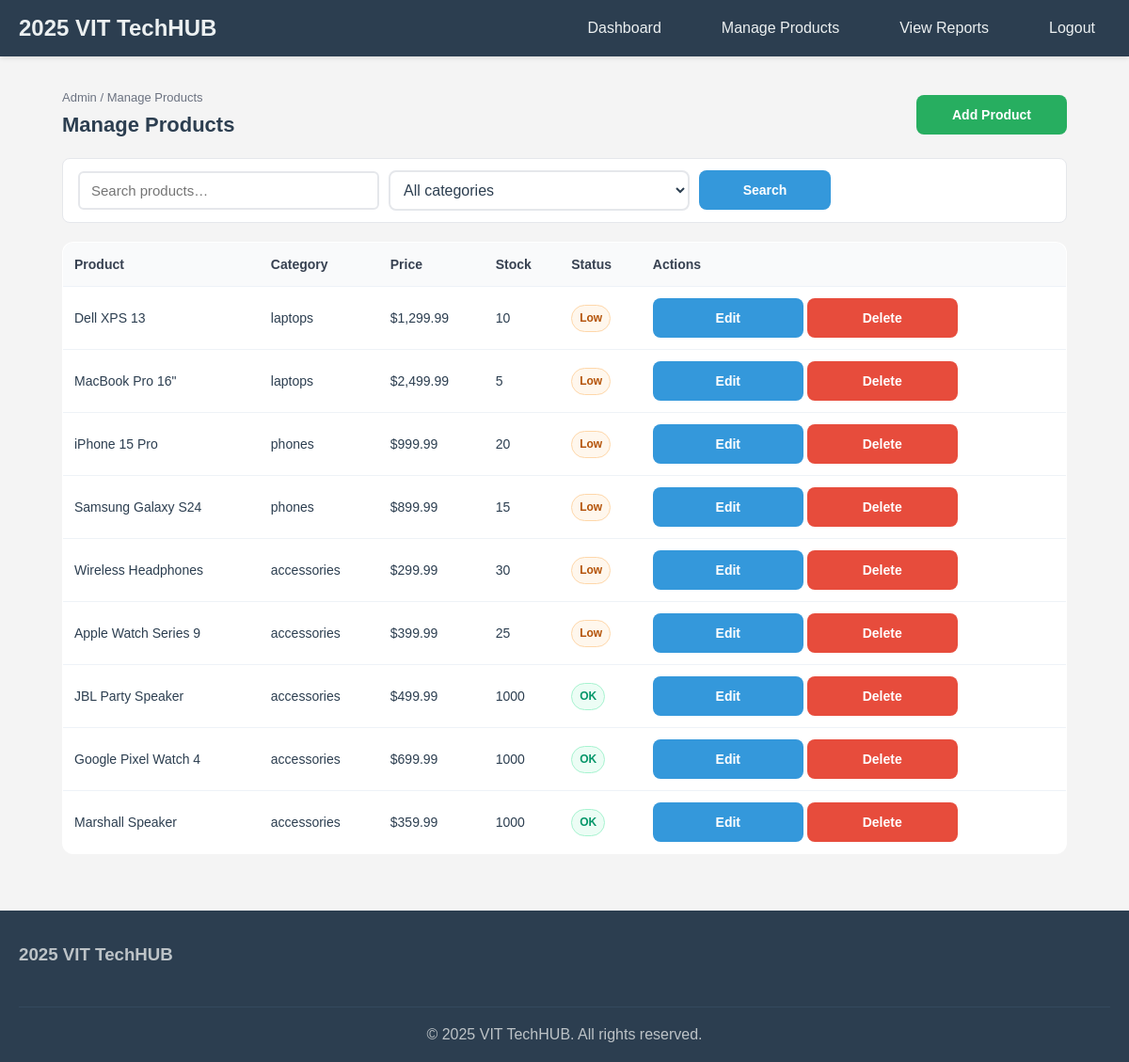
/admin/products.php (signed in), run on the app's committed database.
### tables this page shows
CREATE TABLE products (
  product_id INT AUTO_INCREMENT PRIMARY KEY,
  category_id INT NOT NULL,
  name VARCHAR(150) NOT NULL,
  description TEXT,
  image VARCHAR(255),
  cost DECIMAL(10,2) NOT NULL DEFAULT 0.00,
  quantity INT NOT NULL DEFAULT 0,
  special_features VARCHAR(255),
  created_at TIMESTAMP DEFAULT CURRENT_TIMESTAMP,
  CONSTRAINT fk_products_category FOREIGN KEY (category_id) REFERENCES categories(category_id)
);

CREATE TABLE categories (
  category_id INT AUTO_INCREMENT PRIMARY KEY,
  category_name VARCHAR(100) NOT NULL UNIQUE,
  description TEXT
);

### includes/config.php (called while the page is built)
<?php
return [
  'db_host'    => 'db',
  'db_name'    => 'vit_techhub',
  'db_user'    => 'root',
  'db_pass'    => 'rootpass',
  'db_charset' => 'utf8mb4',
  'base_path'  => '/'
];

### includes/helpers.php (called while the page is built, shortened)
<?php
function h($s): string {
    return htmlspecialchars((string)$s, ENT_QUOTES, 'UTF-8');
}
function base_url(string $path = ''): string {
    $conf = require __DIR__ . '/config.php';
    $base = rtrim($conf['base_path'] ?? '', '/');
    $path = '/' . ltrim($path, '/');
    return $base . $path;
}

### admin/products.php (the view, shortened to what this page needs)
<?php
require_once __DIR__ . '/../includes/db_connect.php';
require_once __DIR__ . '/../includes/helpers.php';
$q        = trim($_GET['q']   ?? '');
$sql = "
    SELECT p.*, c.category_name
    FROM products p
    LEFT JOIN categories c ON p.category_id = c.category_id
    WHERE 1=1
";
$params = [];
$sql .= " ORDER BY p.created_at DESC";
$stmt = $pdo->prepare($sql);
$stmt->execute($params);
$rows = $stmt->fetchAll();
include __DIR__ . '/../includes/admin_header.php';
?>
<section class="admin-wrap">
  <div class="admin-header">
    <div>
      <p class="breadcrumb">Admin / Manage Products</p>
      <h2 class="admin-title">Manage Products</h2>
    </div>
    <a class="btn btn-secondary" href="<?= base_url('/admin/product_edit.php') ?>">Add Product</a>
  </div>
  <div class="toolbar">
    <form method="get" class="flex-row gap-sm">
      <input
        type="text"
        name="q"
        class="search-input"
        placeholder="Search products…"
        value="<?= h($q) ?>"
      >
      <select name="cat" class="select-box">
        <option value="">All categories</option>
      </select>
      <button class="btn-blue" type="submit">Search</button>
    </form>
  </div>
  <?php if (empty($rows)): ?>
    <div class="empty">
      <p><strong>No products found</strong></p>
      <p>Try changing your filters.</p>
      <a class="btn-blue" href="<?= base_url('/admin/products.php') ?>">Go Back</a>
    </div>
  <?php else: ?>
    <table class="table-admin">
      <thead>
        <tr>
          <th>Product</th>
          <th>Category</th>
          <th>Price</th>
          <th>Stock</th>
          <th>Status</th>
          <th class="text-right">Actions</th>
        </tr>
      </thead>
      <tbody>
        <?php foreach ($rows as $p): ?>
          <tr>
            <td><?= h($p['name']) ?></td>
            <td><?= h($p['category_name'] ?? '—') ?></td>
            <td>$<?= h(number_format($p['cost'], 2)) ?></td>
            <td><?= h($p['quantity']) ?></td>
            <td>
              <?php if ((int)$p['quantity'] <= 30): ?>
                <span class="badge badge-amber">Low</span>
              <?php else: ?>
                <span class="badge badge-green">OK</span>
              <?php endif; ?>
            </td>
            <td class="text-right">
              <a
                class="btn-blue btn-small"
                href="<?= base_url('/admin/product_edit.php?id=' . (int)$p['product_id']) ?>"
              >Edit</a>
              <a
                class="btn-small btn-danger"
                href="<?= base_url('/admin/products.php?delete=' . (int)$p['product_id']) ?>"
                onclick="return confirm('Delete this product?')"
              >Delete</a>
            </td>
          </tr>
        <?php endforeach; ?>
      </tbody>
    </table>
  <?php endif; ?>
</section>
<?php
include __DIR__ . '/../includes/footer.php';
?>

### styles.css (style rules this page uses)
* { margin: 0; padding: 0; box-sizing: border-box; }
body { font-family: Arial, sans-serif; line-height: 1.6; color: #2c3e50; background-color: #f4f4f4; }
.btn, .submit-btn, .filter-btn, .add-to-cart, .btn-blue, .btn-main, .btn-danger { display: inline-flex; align-items: center; justify-content: center; border: none; border-radius: 8px; padding: 0 16px; height: 42px; min-width: 160px; font-weight: 600; font-size: 14px; text-decoration: none; cursor: pointer; color: #fff; transition: background .2s ease, transform .08s ease; flex: 0 0 auto; }
.btn-secondary, a.btn-secondary { background-color: #3498db; color: #fff; border: none; height: 42px; min-width: 160px; border-radius: 8px; padding: 0 16px; display: inline-flex; align-items: center; justify-content: center; font-weight: 600; transition: background-color 0.2s ease, transform 0.08s ease; text-decoration: none; }
.admin-header .btn-secondary { background: #27ae60; }
.btn-blue, .filter-btn { background: #3498db; }
.btn-danger { background: #e74c3c; }
.admin-wrap { max-width: 1100px; margin: 24px auto 60px; padding: 0 16px; }
.admin-header { display: flex; justify-content: space-between; align-items: center; gap: 12px; margin-bottom: 18px; }
.admin-title { font-size: 22px; font-weight: 700; margin: 0; }
.breadcrumb { color: #6b7280; font-size: 13px; }
.toolbar { display: flex; flex-wrap: wrap; align-items: center; justify-content: space-between; gap: 10px; margin: 14px 0 20px; background: #fff; padding: 12px 16px; border: 1px solid #e5e7eb; border-radius: 8px; }
.toolbar form { display: flex; flex-wrap: wrap; align-items: center; gap: 10px; flex: 1 1 100%; }
.search-input, .select-box { padding: 10px 12px; border: 2px solid #e5e7eb; border-radius: 6px; font-size: 15px; flex: 1 1 auto; min-width: 220px; max-width: 320px; background: #fff; color: #2c3e50; transition: border-color 0.2s ease; }
.toolbar button, .toolbar .btn-blue { height: 42px; min-width: 140px; }
.table-admin { width: 100%; border-collapse: collapse; background: #fff; border: 1px solid #e5e7eb; border-radius: 12px; overflow: hidden; }
.table-admin th, .table-admin td { padding: 12px; border-bottom: 1px solid #eef2f7; font-size: 14px; }
.table-admin th { text-align: left; background: #f9fafb; color: #374151; font-weight: 600; }
.badge { display: inline-block; padding: 4px 8px; border-radius: 999px; font-size: 12px; font-weight: 600; }
.badge-green { background: #ecfdf5; color: #059669; border: 1px solid #a7f3d0; }
.badge-amber { background: #fff7ed; color: #b45309; border: 1px solid #fed7aa; }
.input-box, .select-box, textarea { width: 100%; background: #fff; border: 2px solid #e5e7eb; border-radius: 8px; padding: 10px; font: inherit; color: #2c3e50; }

### data on the page
products: name "Dell XPS 13", category.category_name "laptops", cost "1,299.99", quantity "10", shows "Low"
products: name "MacBook Pro 16\"", category.category_name "laptops", cost "2,499.99", quantity "5", shows "Low"
products: name "iPhone 15 Pro", category.category_name "phones", cost "999.99", quantity "20", shows "Low"
products: name "Samsung Galaxy S24", category.category_name "phones", cost "899.99", quantity "15", shows "Low"
products: name "Wireless Headphones", category.category_name "accessories", cost "299.99", quantity "30", shows "Low"
products: name "Apple Watch Series 9", category.category_name "accessories", cost "399.99", quantity "25", shows "Low"
products: name "JBL Party Speaker", category.category_name "accessories", cost "499.99", quantity "1000", shows "OK"
products: name "Google Pixel Watch 4", category.category_name "accessories", cost "699.99", quantity "1000", shows "OK"
products: name "Marshall Speaker", category.category_name "accessories", cost "359.99", quantity "1000", shows "OK"
